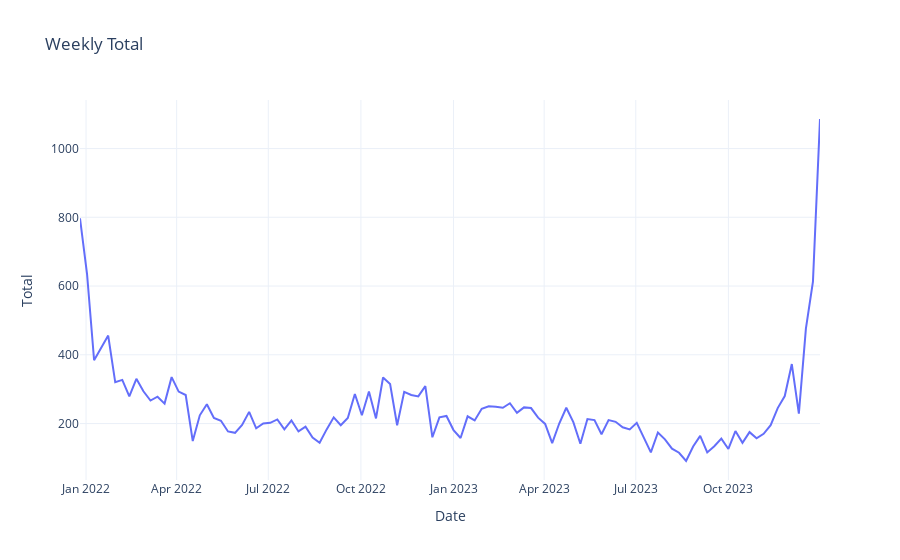

Notebook cell for this chart:
### Code cell
fig = px.line(df_autoconsumo_group_w, 
              x=df_autoconsumo_group_w.index, 
              y='total_exp',
              title='Weekly Total')

# Optional: Customize layout
fig.update_layout(
    xaxis_title="Date",
    yaxis_title="Total",
    template="plotly_white"
)

# Display plot
fig.show()
